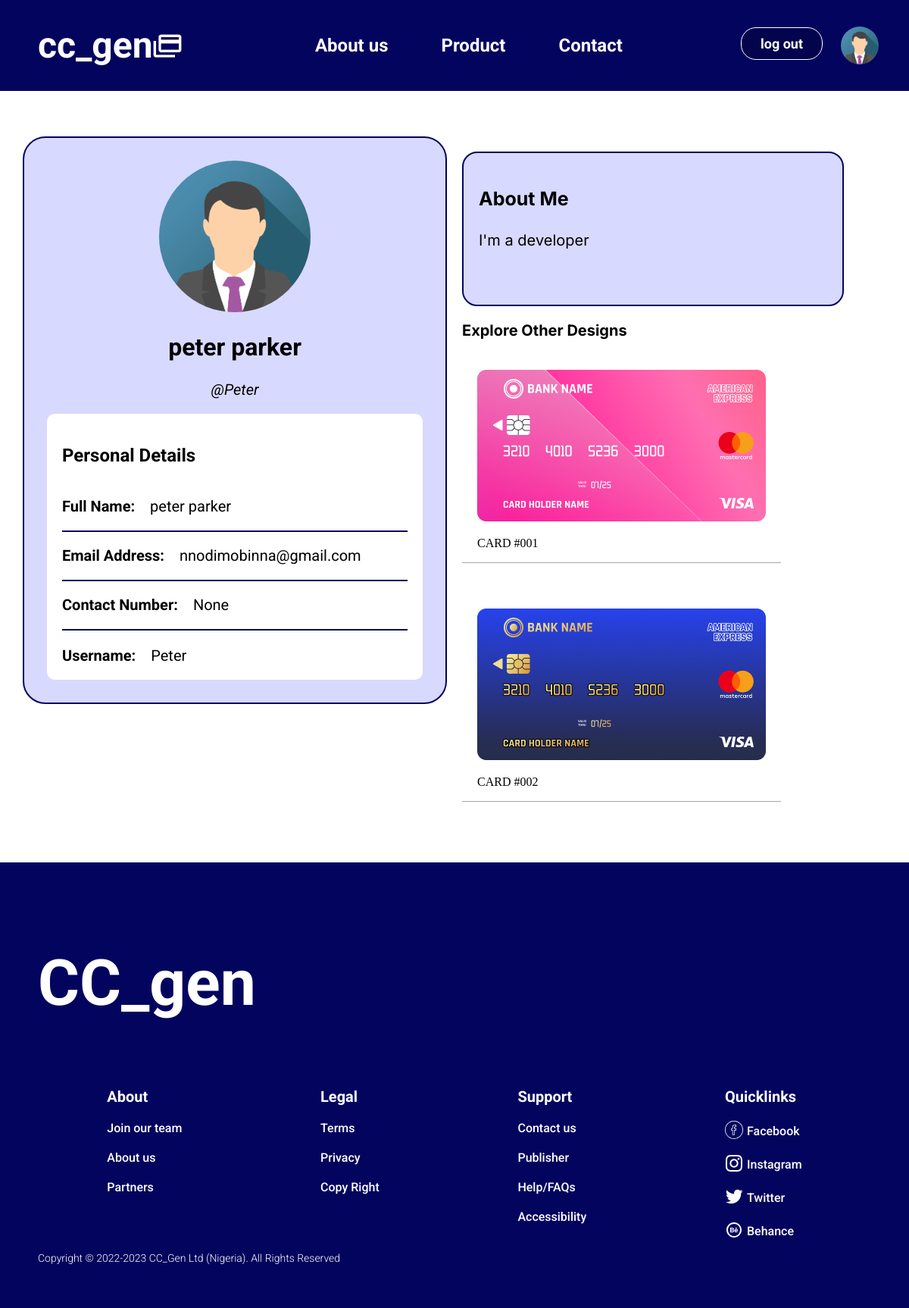
Screenshot of /users/profile/13/ (signed in) with the database file from the repository.
### users/models.py (models this page shows, shortened)
class Profile(models.Model):
    user = models.OneToOneField(User, on_delete=models.CASCADE)
    bio = models.TextField(max_length=400, null=True, blank=True)
    image = models.ImageField(
        default='default.png', upload_to='profile_pics')
    phone_no = models.IntegerField(null=True, blank=True)

### designs/models.py (models this page shows, shortened)
class DesignInfo(models.Model):
    design_name = models.CharField(max_length=200)
    design_pic = models.ImageField(default='default.png', upload_to='designs_pics')
    liked = models.ManyToManyField(
        User, default=None, blank=True, related_name='liked')

### users/views.py (the view)
# urls.py: path('profile/<str:pk>/', views.profile, name='profile-page'),
@login_required(login_url='login')
def profile(request, pk):
    user = User.objects.get(id=pk)
    designs = DesignInfo.objects.all()[:2]
    context = {
        'user': user,
        'designs': designs,
    }
    return render(request, 'users/profile.html', context)

### users/templates/users/profile.html (shortened to what this page needs)
{% extends 'index.html' %}
{% load static %}
{% block content %}
{% include 'nav.html' %}
<div class="profile-page-wrapper">
<div class="profile-page-item">
    <div class="profile-info">
    <img class="avatar"  style="width:200px; height: 200px;" src="{{ user.profile.image.url}}">
    <div class="username">
        <h2>{{user.first_name}} {{user.last_name}}</h2>
        <i>@{{user.username}}</i>
    </div>
    <div class="p-details-container">
        <p style="font-weight: 700;font-size: 24px;line-height: 23px">Personal Details</p>
        <div class="p-details">
            <div class="bd">
                <P><b>Full Name:</p></b><span>{{user.first_name}} {{user.last_name}}</span>
            </div>
            <div class="bd">
                <P><b>Email Address:</b></p><span>{{user.email}}</span>
            </div>
            <div class="bd">
                <P><b>Contact Number:</b></p><span>{{user.profile.phone_no}}</span>
            </div class="bd">
            <div
            <P><b>Username:</b></p><span>{{user.username}}</span>
            </div>
        </div>
    </div>
    </div>
</div>
<div class="profile-page-item">
    <div class="about-me">
        <p style="font-size: 25px"><b>About Me</b></p>
        <p>{{user.profile.bio}}</p>
    </div>
    <div class="explore-btn">
    <p><a style="" href="{% url 'card-design' %}"><b>Explore Other Designs</b></a></p>
    </div>
    <div style="display: flex; flex-wrap: wrap; width:100%" >
    {% for x in designs %}
            <div class="explore" style="padding: 0 20px">
                <a href="{% url 'card_detail' x.id %}"><img  src="{{ x.design_pic.url }}"></a>
                <p>{{x.design_name}}</p>
            </div>
    {% endfor %}
        </div>
</div>
</div>
    {% include 'footer.html' %}
{% endblock content %}

### templates/nav.html
{% load static %}
<div class="nav-container">
    <div class="logo">
        <a style="text-decoration: none;" href="{%  url 'home' %}"><div class="logo-container">
            <h1>cc_gen</h1>
            <img src="{% static '\images\Vector.png' %}" alt="logo">
        </div></a>
    </div>
    <div>
        <ul class="nav">
            <li><a href="{% url 'about' %}">About us</a></li>
            <li><a href="{% url 'card-design' %}">Product</a></li>
            <li><a href="{% url 'contact' %}">Contact</a></li>
        </ul>
    </div>
    <div>
    {% if request.user.is_authenticated  %}
    <a class="signup" href="{% url 'logout' %}">log out</a>
    <a href="{% url 'profile-page' user.id %}"> <img class="avatar mg-l" src="{{ user.profile.image.url}}" alt=""></a>
    {% else %}
    <a class="signup" href="{% url 'login' %}">login</a>
    {% endif %}
    </div>
</div>

### static/css/style.css (style rules this page uses)
:root { --bold-font: 700; --primary-color: #03045e; --secondary-color: #f1f1f1; --transition: 0.3s; --font-family: "Roboto"; }
.nav-container { display: flex; justify-content: space-between; align-items: center; width: 100%; height: 120px; padding: 0 40px; background: var(--primary-color); }
.logo { display: flex; flex-direction: column; align-items: flex-start; padding: 10px; gap: 10px; width: 222px; height: 76px; }
.logo-container { display: flex; flex-direction: row; align-items: center; padding: 0px; width: 202px; height: 56px; }
.logo-container h1 { width: 152px; height: 56px; font-family: "Roboto"; font-style: normal; font-weight: 700; font-size: 48px; line-height: 56px; color: #ffffff; }
.nav { display: flex; flex-direction: row; align-items: flex-start; padding: 0px; gap: 70px; width: 408px; height: 28px; }
.nav li { list-style: none; }
.nav a { width: 97px; height: 28px; font-family: var(--font-family); font-style: normal; font-weight: 700; font-size: 24px; line-height: 28px; color: #ffffff; text-decoration: none; }
.signup { padding: 10px 25px; width: 118px; height: 43px; border: 1.5px solid #FFFFFf; border-radius: 20px; font-family: "Roboto"; font-style: normal; font-size: 18px; background: #03034e; font-weight: 700; color: #FFFFFF; text-decoration: none; text-align: center; transition: var(--transition); }
.explore { margin: 20px 0; border-bottom: 1px solid #A8A8A8; ; }
.explore img { display: block; margin: 20px 0; }
.profile-page-wrapper { display: grid; grid-template-columns: 2fr 2fr; padding: 50px 20px; }
.profile-page-item { padding: 10px; }
.profile-info { text-align: center; padding: 30px; background: #D8D9FF; border: 2px solid #03045E; border-radius: 30px; }
.username { font-family: 'Roboto'; font-style: normal; }
.username h2 { font-weight: 700; font-size: 32px; line-height: 38px; }
.username i { font-weight: 400; font-size: 20px; line-height: 23px; }
.p-details-container { font-family: 'Roboto'; font-style: normal; margin-top: 20px; padding: 20px; text-align: left; background: #FFFFFF; border-radius: 10px; }
.p-details { font-family: 'Roboto'; font-style: normal; font-size: 20px; line-height: 23px; }
.p-details p { display: inline-block; }
.p-details span { margin-left: 20px; }
.bd { border-bottom: 2px solid #03045E; }
.about-me { width: 90%; font-family: 'Inter'; font-style: normal; font-weight: 400; font-size: 20px; line-height: 30px; padding: 20px 20px 50px; margin: 20px 0; background: #D8D9FF; border: 2px solid #03045E; border-radius: 20px; }
.explore-btn { font-family: 'Inter'; font-style: normal; font-weight: 700; font-size: 20px; line-height: 24px; }
.explore-btn a { text-decoration: none; color: #000000 }
.explore-btn p { margin-bottom: 0; }

### static/css/home.css (style rules this page uses)
* { box-sizing: border-box; }
body { margin: 0px; padding: 0px; scroll-behavior: smooth; }
.avatar { vertical-align: middle; width: 100px; height: 100px; border-radius: 50%; }
.mg-l { margin-left: 20px; width: 50px; height: 50px; }

### rows the page displays
DesignInfo: design_pic (picture), design_name "CARD #001"
DesignInfo: design_pic (picture), design_name "CARD #002"

### other values shown
{{ user.first_name }} "peter"
{{ user.last_name }} "parker"
{{ user.username }} "Peter"
{{ user.email }} "nnodimobinna@gmail.com"
{{ user.profile.phone_no }} "None"
{{ user.profile.bio }} "I'm a developer"
